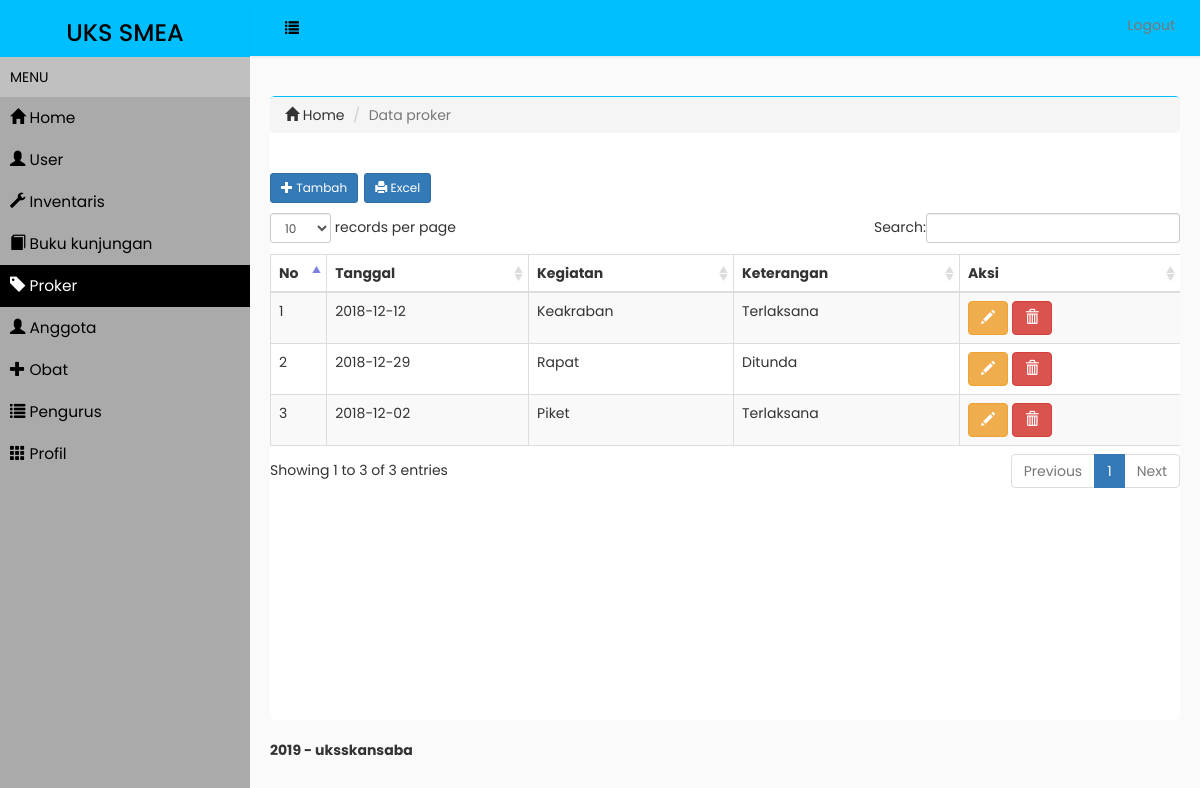
The page /index.php/proker on the database its author committed.
### tables this page shows
CREATE TABLE `tb_proker` (
  `id_proker` int(11) NOT NULL,
  `tanggal` varchar(15) NOT NULL,
  `kegiatan` varchar(50) NOT NULL,
  `keterangan` varchar(20) NOT NULL
);

### application/libraries/Uks.php (called while the page is built, shortened)
<?php
class Uks
{
	protected $rava;
	function __construct()
	{
		$this->rava = &get_instance();
	}
	function administrator($a,$b=null)
	{
		$data['administrator']=$this->rava->load->view($a,$b,true);
		$this->rava->load->view('admin/administrator',$data);
	}
}

### application/controllers/Proker.php (called while the page is built, shortened)
<?php
class proker extends CI_Controller
{
	public function index()
	{
		$data=array(
      'proker'=>$this->proker_model->proker(),
      'page'=>"proker");
		$this->uks->administrator('admin/proker',$data);
	}
}

### index.php (called while the page is built, shortened)
<?php
require_once BASEPATH.'core/CodeIgniter.php';

### application/models/Proker_model.php (called while the page is built, shortened)
<?php
class Proker_model extends CI_Model
{
	public function proker()
	{
		return $this->db->get('tb_proker')->result();
	}
}

### application/views/admin/Proker.php (the view, shortened to what this page needs)
<section class='content-header'>
    <ol class='breadcrumb'>
        <li><a href='<?php echo base_url('administrator')?>'><i class='glyphicon glyphicon-home'></i> Home</a></li>
        <li class='active'>Data proker</li>
    </ol>
</section>
<section class='content'>
    <div class='row'>
        <div class='col-xs-12'>
        <div class='box box-primary'>
            <div class='box-header with-border'>
                <h3 class='box-title'><a href="#" class="btn btn-primary btn-sm" data-toggle="modal" title="tambah data" onclick="add_proker()"><span class="glyphicon glyphicon-plus"></span> Tambah </a>
                <?php echo anchor(site_url('proker/excel'), ' <i class="glyphicon glyphicon-print"></i> Excel', 'class="btn btn-primary btn-sm"'); ?>
                </h3>
            </div>
        <div class='box-body table-responsive'>
            <div id="reload">
         <table class="table table-bordered table-striped" id="mytable">
            <thead>
                <tr>
                    <th width="40px">No</th>
                    <th>Tanggal</th>
                    <th>Kegiatan</th>
                    <th>Keterangan</th>
                    <th>Aksi</th>
                </tr>
            </thead>
            <tbody>
                    <?php
                    $no=1;
                    foreach($proker as $a){?>
                     <tr>
                         <td><?php echo $no++;?></td>
                         <td><?php echo $a->tanggal;?></td>
                         <td><?php echo $a->kegiatan;?></td>
                         <td><?php echo $a->keterangan;?></td>
                                <td>
                                    <button class="btn btn-warning" title="edit" onclick="edit_proker(<?php echo $a->id_proker;?>)"><i class="glyphicon glyphicon-pencil"></i></button>
                                    <button class="btn btn-danger" title="hapus" onclick="delete_proker(<?php echo $a->id_proker;?>)"><i class="glyphicon glyphicon-trash"></i></button>
                                </td>
                      </tr>
                     <?php }?>
            </tbody>
        </table>
                            </div>
                        </div>
               </div>
        </div>
    </div>
</section>

### assets/css/style3.css (style rules this page uses)
body { font-family: 'Poppins', sans-serif; background: #fafafa; }
a, a:hover, a:focus { color: inherit; text-decoration: none; transition: all 0.3s; }

### rows shown on the page
tb_proker: tanggal "2018-12-12", kegiatan "Keakraban", keterangan "Terlaksana"
tb_proker: tanggal "2018-12-29", kegiatan "Rapat", keterangan "Ditunda"
tb_proker: tanggal "2018-12-02", kegiatan "Piket", keterangan "Terlaksana"
